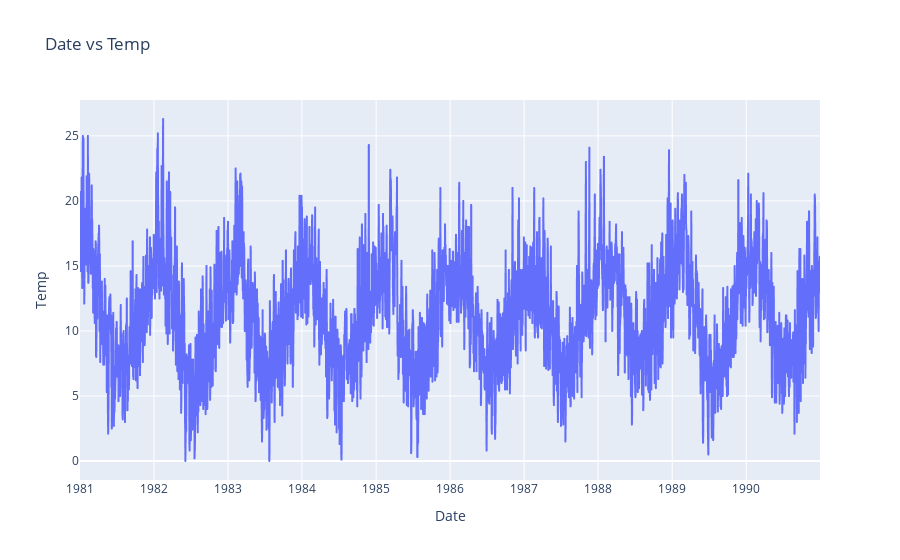

Notebook cell for this chart:
### Code cell
fig = px.line(series,x=series.index,
y='Temp',title="Date vs Temp") #,markers=True
fig.show()

### Figure 1 — Plotly figure (JSON) as saved in the notebook; plotly's stock layout.template omitted (floating-point values rounded to 4 significant figures; data arrays with more than 128 entries replaced by an {"elided": "..."} marker saying what was removed)
{"data": [{"hovertemplate": "Date=%{x}<br>Temp=%{y}<extra></extra>", "legendgroup": "", "line": {"color": "#636efa", "dash": "solid"}, "marker": {"symbol": "circle"}, "mode": "lines", "name": "", "showlegend": false, "type": "scattergl", "x": {"elided": "3650 str values"}, "xaxis": "x", "y": {"elided": "3650 float values"}, "yaxis": "y"}], "layout": {"legend": {"tracegroupgap": 0}, "title": {"text": "Date vs Temp"}, "xaxis": {"anchor": "y", "domain": [0, 1], "title": {"text": "Date"}}, "yaxis": {"anchor": "x", "domain": [0, 1], "title": {"text": "Temp"}}}}
